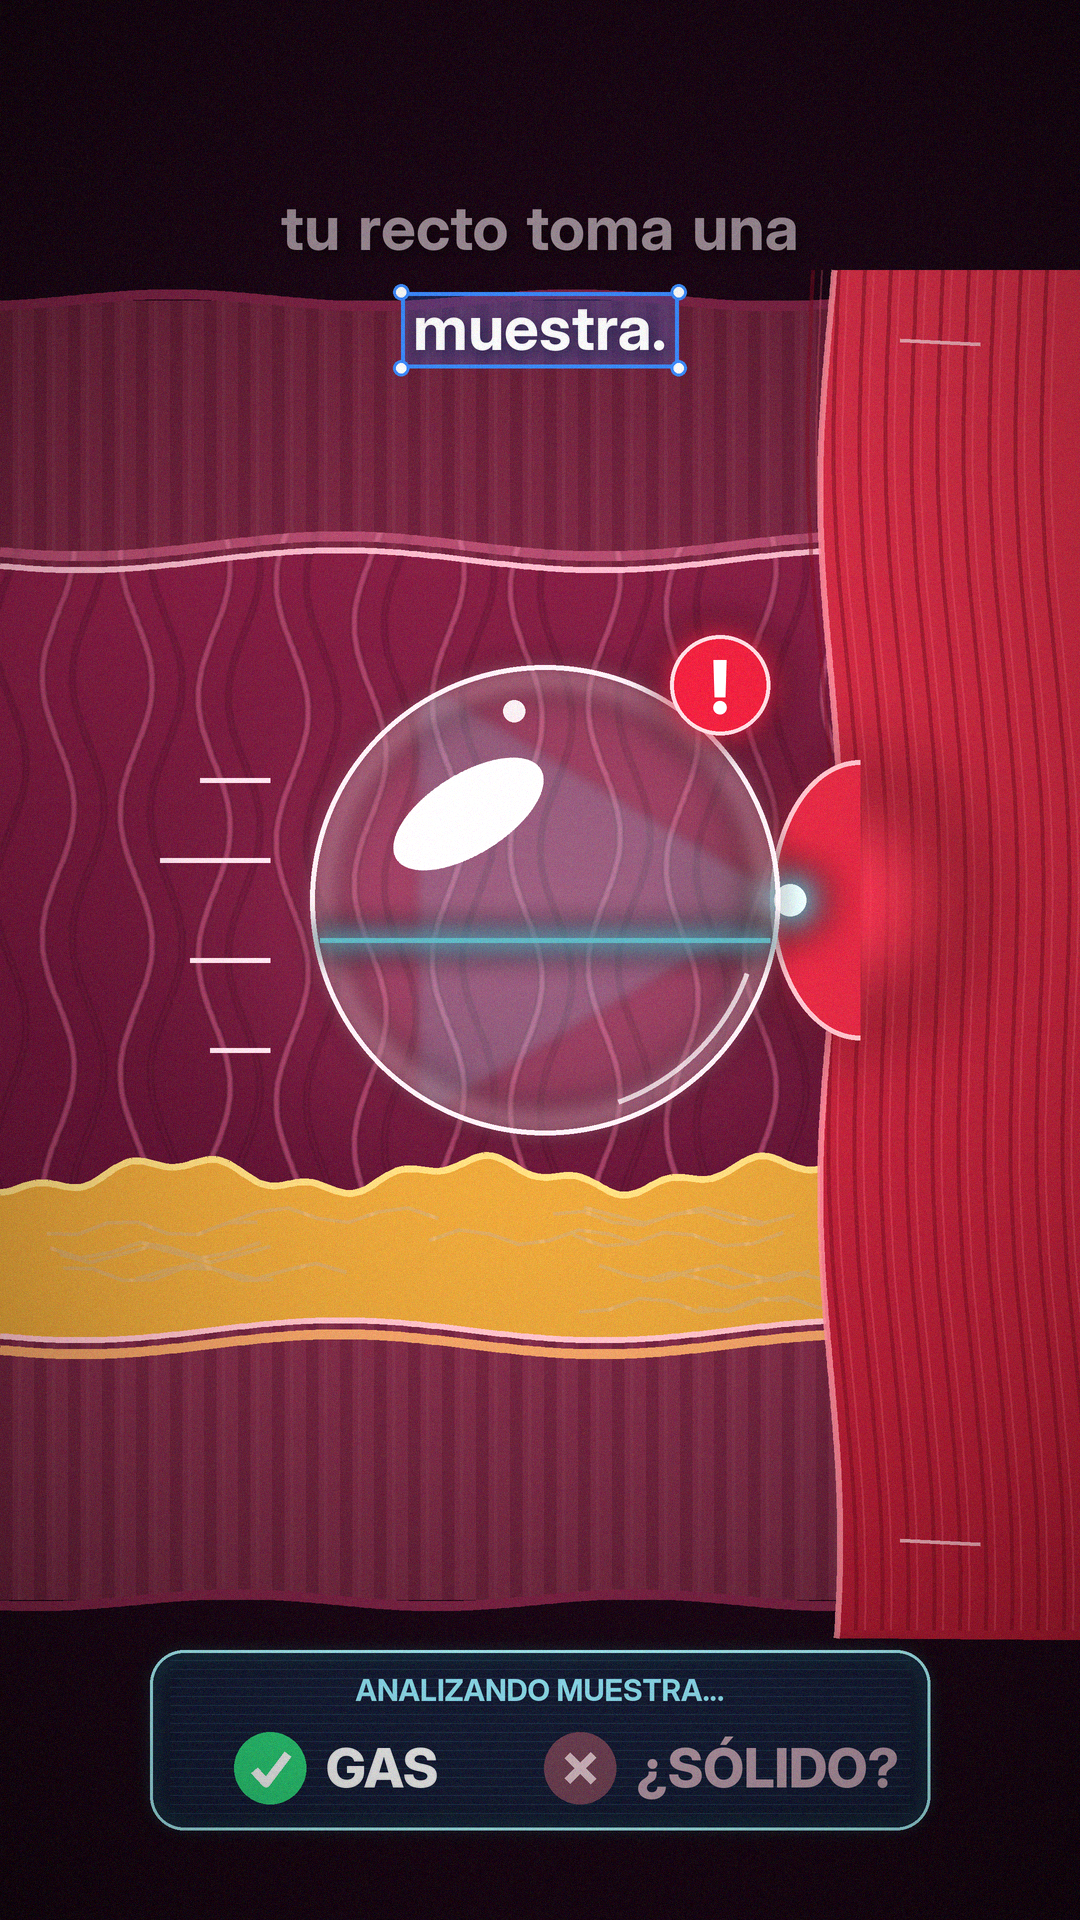

Reproduce this figure in Python.
import math, random, sys
import numpy as np
from PIL import Image, ImageDraw, ImageFilter, ImageFont, ImageChops

W, H = 1080, 1920
S = 2  # supersample
w, h = W * S, H * S
random.seed(7); np.random.seed(7)
FB = "/usr/share/fonts/opentype/inter/InterDisplay-Bold.otf"
FX = "/usr/share/fonts/opentype/inter/InterDisplay-ExtraBold.otf"

def rgba(hexs, a=255):
    hexs = hexs.lstrip('#'); return tuple(int(hexs[i:i+2], 16) for i in (0, 2, 4)) + (a,)

def vgrad(size, top, bot):
    ww, hh = size
    t = np.linspace(0, 1, hh)[:, None]
    a = np.array(top, float); b = np.array(bot, float)
    arr = (a + (b - a) * t[..., None]) * np.ones((hh, ww, 1))
    return Image.fromarray(arr.astype(np.uint8), 'RGBA' if len(top) == 4 else 'RGB')

def layer():
    return Image.new('RGBA', (w, h), (0, 0, 0, 0))

def wave(x, amp, per, ph):
    return amp * math.sin(x / per * 2 * math.pi + ph)

img = vgrad((w, h), rgba('#24091c'), rgba('#160612')).convert('RGBA')

# ---------- geometry ----------
TOP_A, TOP_B = 300 * S, 560 * S        # upper wall
BOT_A, BOT_B = 1330 * S, 1600 * S      # lower wall
SPH_X = 830 * S                        # sphincter left edge

# ---------- lumen (inner tube) ----------
lum = vgrad((w, BOT_A - TOP_B + 80 * S), rgba('#8e2148'), rgba('#5e1233'))
img.alpha_composite(lum, (0, TOP_B - 40 * S))
# soft light spot in lumen center
glow = layer(); gd = ImageDraw.Draw(glow)
gd.ellipse([150 * S, 650 * S, 900 * S, 1200 * S], fill=rgba('#c2456f', 90))
img.alpha_composite(glow.filter(ImageFilter.GaussianBlur(120 * S)))

# villi: wavy vertical lines
vil = layer(); vd = ImageDraw.Draw(vil)
for i, x0 in enumerate(range(-20 * S, SPH_X + 60 * S, 78 * S)):
    ph = random.random() * 6
    pts = [(x0 + wave(y, 16 * S, 260 * S, ph), y) for y in range(TOP_B - 40 * S, BOT_A + 40 * S, 6 * S)]
    vd.line(pts, fill=rgba('#c45a80', 150), width=7 * S, joint='curve')
    pts2 = [(x + 30 * S, y) for x, y in pts]
    vd.line(pts2, fill=rgba('#6a1638', 120), width=5 * S, joint='curve')
img.alpha_composite(vil.filter(ImageFilter.GaussianBlur(1.2 * S)))

# ---------- yellow food / mucus layer ----------
food = layer(); fd = ImageDraw.Draw(food)
top_edge = [(x, 1175 * S + wave(x, 14 * S, 300 * S, 1.0) + wave(x, 6 * S, 90 * S, 2)) for x in range(0, w + 8, 8)]
fd.polygon(top_edge + [(w, BOT_A + 30 * S), (0, BOT_A + 30 * S)], fill=rgba('#e3a23a'))
# marbling
for k in range(14):
    y = random.randint(1200, 1310) * S; x = random.randint(0, 800) * S
    fd.line([(x + j * 30 * S, y + wave(j * 30 * S, 8 * S, 120 * S, k)) for j in range(8)], fill=rgba('#f6cd6a', 200), width=4 * S, joint='curve')
fd.line(top_edge, fill=rgba('#f8d77d'), width=7 * S)
img.alpha_composite(food)

# ---------- muscle walls (striped) ----------
def wall(y0, y1, inner_y, inner_up):
    lay = layer(); d = ImageDraw.Draw(lay)
    edge = [(x, inner_y + wave(x, 10 * S, 520 * S, 0.6)) for x in range(0, w + 8, 8)]
    if inner_up:   # bottom wall: inner edge on top
        poly = edge + [(w, y1), (0, y1)]
    else:
        poly = [(0, y0), (w, y0)] + edge[::-1]
    mask = Image.new('L', (w, h), 0); ImageDraw.Draw(mask).polygon(poly, fill=255)
    base = vgrad((w, h), rgba('#d24a73'), rgba('#a8325a')) if not inner_up else vgrad((w, h), rgba('#b53a62'), rgba('#d6527a'))
    stripes = layer(); sd = ImageDraw.Draw(stripes)
    for x in range(0, w, 34 * S):
        sd.rectangle([x, 0, x + 12 * S, h], fill=rgba('#8f2449', 95))
        sd.rectangle([x + 18 * S, 0, x + 21 * S, h], fill=rgba('#ee7b9b', 60))
    base.alpha_composite(stripes)
    # shading toward outer edge
    shade = vgrad((w, h), (20, 4, 12, 150), (20, 4, 12, 0)) if not inner_up else vgrad((w, h), (20, 4, 12, 0), (20, 4, 12, 150))
    base.alpha_composite(shade)
    lay.paste(base, (0, 0), mask)
    d = ImageDraw.Draw(lay)
    d.line(edge, fill=rgba('#ffc2d2', 235), width=6 * S)          # bright inner rim
    d.line([(x, y + (14 * S if inner_up else -14 * S)) for x, y in edge], fill=rgba('#ff9db8', 90), width=10 * S)
    return lay

img.alpha_composite(wall(TOP_A, TOP_B, TOP_B, False))
img.alpha_composite(wall(BOT_A, BOT_B, BOT_A, True))
# dark mucosal ridge strip above the top wall (like reference)
dd = ImageDraw.Draw(img, 'RGBA')
dd.rectangle([0, 0, w, TOP_A], fill=rgba('#1c0716'))
dd.rectangle([0, BOT_B, w, h], fill=rgba('#1c0716'))
rim = layer(); rd = ImageDraw.Draw(rim)
rd.line([(x, TOP_A + wave(x, 6 * S, 400 * S, 2)) for x in range(0, w + 8, 8)], fill=rgba('#7d2445'), width=10 * S)
rd.line([(x, BOT_B + wave(x, 6 * S, 400 * S, 1)) for x in range(0, w + 8, 8)], fill=rgba('#7d2445'), width=10 * S)
img.alpha_composite(rim)

# ---------- sphincter (red ring muscle, right side) ----------
sph = layer(); sd = ImageDraw.Draw(sph)
left = [(SPH_X + wave(y, 10 * S, 700 * S, 0.3), y) for y in range(TOP_A - 30 * S, BOT_B + 40 * S, 8)]
sd.polygon(left + [(w + 10, BOT_B + 40 * S), (w + 10, TOP_A - 30 * S)], fill=rgba('#c4213a'))
sph_t = vgrad((w, h), rgba('#e5364f'), rgba('#a9182f'))
m = sph.split()[3]
sph2 = layer(); sph2.paste(sph_t, (0, 0), m)
sl_ = layer(); s2 = ImageDraw.Draw(sl_)
for i, x in enumerate(range(SPH_X, w, 26 * S)):
    pts = [(x + wave(y, 8 * S, 700 * S, 0.3) + (y - h / 2) * 0.03, y) for y in range(TOP_A - 30 * S, BOT_B + 40 * S, 10 * S)]
    s2.line(pts, fill=rgba('#7e0f22', 130), width=4 * S)
    s2.line([(a + 9 * S, b) for a, b in pts], fill=rgba('#ff6b7e', 70), width=2 * S)
for y in (TOP_A + 40 * S, BOT_B - 60 * S):   # little tendon bands
    s2.line([(SPH_X + 70 * S, y), (SPH_X + 150 * S, y + 4 * S)], fill=rgba('#ffd0d6', 200), width=4 * S)
s2.line(left, fill=rgba('#ff8f9e', 220), width=6 * S)
sph2.alpha_composite(sl_)
img.alpha_composite(sph2)
# closed "gate" bulge where bubble presses + red glow
gl = layer(); g2 = ImageDraw.Draw(gl)
g2.ellipse([SPH_X - 90 * S, 780 * S, SPH_X + 130 * S, 1020 * S], fill=rgba('#ff3a55', 200))
img.alpha_composite(gl.filter(ImageFilter.GaussianBlur(45 * S)))
bulge = layer(); b2 = ImageDraw.Draw(bulge)
b2.chord([SPH_X - 60 * S, 760 * S, SPH_X + 120 * S, 1040 * S], 90, 270, fill=rgba('#e02a44'))
b2.arc([SPH_X - 60 * S, 760 * S, SPH_X + 120 * S, 1040 * S], 90, 270, fill=rgba('#ffc0c9'), width=5 * S)
img.alpha_composite(bulge)

# ---------- scanner beam from sphincter to bubble ----------
BX, BY, BR = 545 * S, 900 * S, 235 * S
beam = layer(); bd = ImageDraw.Draw(beam)
src = (SPH_X - 40 * S, 900 * S)
bd.polygon([src, (BX - BR * 0.55, BY - BR * 0.95), (BX - BR * 0.55, BY + BR * 0.95)], fill=(80, 230, 255, 38))
for k in range(-7, 8):
    ty = BY + k * (BR * 0.95 / 7)
    bd.line([src, (BX - BR * 0.55, ty)], fill=(150, 240, 255, 55), width=2 * S)
bm = Image.new('L', (w, h), 0); ImageDraw.Draw(bm).ellipse([BX - BR, BY - BR, BX + BR, BY + BR], fill=255)
beam2 = layer(); beam2.paste(beam.filter(ImageFilter.GaussianBlur(6 * S)), (0, 0), bm)
img.alpha_composite(beam2)
# emitter eye
em = layer(); e2 = ImageDraw.Draw(em)
e2.ellipse([src[0] - 34 * S, src[1] - 34 * S, src[0] + 34 * S, src[1] + 34 * S], fill=(90, 235, 255, 255))
img.alpha_composite(em.filter(ImageFilter.GaussianBlur(18 * S)))
e3 = ImageDraw.Draw(img, 'RGBA')
e3.ellipse([src[0] - 16 * S, src[1] - 16 * S, src[0] + 16 * S, src[1] + 16 * S], fill=(235, 255, 255, 255))

# ---------- the gas bubble ----------
bub = layer(); bb = ImageDraw.Draw(bub)
bb.ellipse([BX - BR, BY - BR, BX + BR, BY + BR], fill=(255, 235, 242, 34))
img.alpha_composite(bub)
# inner rim glow (pinkish refraction ring)
ring = layer(); rr = ImageDraw.Draw(ring)
rr.ellipse([BX - BR, BY - BR, BX + BR, BY + BR], outline=(255, 210, 225, 150), width=26 * S)
img.alpha_composite(ring.filter(ImageFilter.GaussianBlur(14 * S)))
ring2 = layer(); r2 = ImageDraw.Draw(ring2)
r2.ellipse([BX - BR, BY - BR, BX + BR, BY + BR], outline=(255, 245, 250, 235), width=5 * S)
# horizontal scan line across bubble
r2.line([(BX - BR + 10 * S, BY + 40 * S), (BX + BR - 10 * S, BY + 40 * S)], fill=(150, 245, 255, 230), width=5 * S)
img.alpha_composite(ring2)
sl = layer(); ImageDraw.Draw(sl).line([(BX - BR, BY + 40 * S), (BX + BR, BY + 40 * S)], fill=(90, 235, 255, 255), width=24 * S)
mask = Image.new('L', (w, h), 0); ImageDraw.Draw(mask).ellipse([BX - BR, BY - BR, BX + BR, BY + BR], fill=255)
sl2 = layer(); sl2.paste(sl.filter(ImageFilter.GaussianBlur(14 * S)), (0, 0), mask)
img.alpha_composite(sl2)
# specular highlight
hl = layer(); hd = ImageDraw.Draw(hl)
hl_e = Image.new('RGBA', (170 * S, 80 * S), (0, 0, 0, 0))
ImageDraw.Draw(hl_e).ellipse([0, 0, 170 * S - 1, 80 * S - 1], fill=(255, 255, 255, 240))
hl_e = hl_e.rotate(32, expand=True, resample=Image.BICUBIC)
hl.alpha_composite(hl_e, (BX - 170 * S, BY - 165 * S))
hd.ellipse([BX - 42 * S, BY - 200 * S, BX - 20 * S, BY - 178 * S], fill=(255, 255, 255, 220))
img.alpha_composite(hl)
# rim reflection bottom-right
rf = layer(); ImageDraw.Draw(rf).arc([BX - BR + 18 * S, BY - BR + 18 * S, BX + BR - 18 * S, BY + BR - 18 * S], 20, 70, fill=(255, 255, 255, 170), width=5 * S)
img.alpha_composite(rf)
# motion dashes on left (moving toward exit)
md = ImageDraw.Draw(img, 'RGBA')
for dy, ln in ((-120, 70), (-40, 110), (60, 80), (150, 60)):
    x1 = BX - BR - 40 * S
    md.line([(x1 - ln * S, BY + dy * S), (x1, BY + dy * S)], fill=(255, 225, 235, 200), width=5 * S)

# ---------- alert "!" badge above bubble ----------
ax, ay, ar = BX + 175 * S, BY - 215 * S, 50 * S
ab = layer(); a2 = ImageDraw.Draw(ab)
a2.ellipse([ax - ar - 14 * S, ay - ar - 14 * S, ax + ar + 14 * S, ay + ar + 14 * S], fill=(255, 40, 70, 160))
img.alpha_composite(ab.filter(ImageFilter.GaussianBlur(16 * S)))
a3 = ImageDraw.Draw(img, 'RGBA')
a3.ellipse([ax - ar, ay - ar, ax + ar, ay + ar], fill=rgba('#e8213e'), outline=rgba('#ffd5db'), width=4 * S)
fbang = ImageFont.truetype(FX, 74 * S)
a3.text((ax, ay + 2 * S), "!", font=fbang, fill='white', anchor='mm')

# ---------- holographic analysis panel ----------
PX0, PY0, PX1, PY1 = 150 * S, 1650 * S, 930 * S, 1830 * S
pan = layer(); p2 = ImageDraw.Draw(pan)
p2.rounded_rectangle([PX0, PY0, PX1, PY1], 34 * S, fill=(20, 40, 70, 175))
img.alpha_composite(pan)
pg = layer(); ImageDraw.Draw(pg).rounded_rectangle([PX0, PY0, PX1, PY1], 34 * S, outline=(90, 230, 255, 255), width=8 * S)
img.alpha_composite(pg.filter(ImageFilter.GaussianBlur(10 * S)))
p3 = ImageDraw.Draw(img, 'RGBA')
p3.rounded_rectangle([PX0, PY0, PX1, PY1], 34 * S, outline=(170, 245, 255, 255), width=3 * S)
scn = layer(); sc_ = ImageDraw.Draw(scn)
for yy in range(PY0 + 10 * S, PY1 - 10 * S, 9 * S):  # scanlines
    sc_.line([(PX0 + 20 * S, yy), (PX1 - 20 * S, yy)], fill=(120, 220, 255, 30), width=1 * S)
img.alpha_composite(scn)
fl = ImageFont.truetype(FB, 30 * S); fv = ImageFont.truetype(FX, 54 * S)
p3.text(((PX0 + PX1) / 2, PY0 + 40 * S), "ANALIZANDO MUESTRA...", font=fl, fill=(150, 235, 255, 255), anchor='mm')
# left result: GAS + check
cx1, cy = PX0 + 120 * S, PY0 + 118 * S
p3.ellipse([cx1 - 36 * S, cy - 36 * S, cx1 + 36 * S, cy + 36 * S], fill=rgba('#2ed37a'))
p3.line([(cx1 - 16 * S, cy + 2 * S), (cx1 - 4 * S, cy + 15 * S), (cx1 + 18 * S, cy - 14 * S)], fill='white', width=9 * S, joint='curve')
p3.text((cx1 + 56 * S, cy), "GAS", font=fv, fill='white', anchor='lm')
# right result: ¿SÓLIDO? + X (dim)
cx2 = PX0 + 430 * S
p3.ellipse([cx2 - 36 * S, cy - 36 * S, cx2 + 36 * S, cy + 36 * S], fill=(120, 70, 90, 255))
p3.line([(cx2 - 13 * S, cy - 13 * S), (cx2 + 13 * S, cy + 13 * S)], fill=(230, 200, 210, 255), width=8 * S)
p3.line([(cx2 + 13 * S, cy - 13 * S), (cx2 - 13 * S, cy + 13 * S)], fill=(230, 200, 210, 255), width=8 * S)
p3.text((cx2 + 56 * S, cy), "¿SÓLIDO?", font=fv, fill=(190, 160, 175, 255), anchor='lm')

# ---------- caption (reference style) ----------
fc = ImageFont.truetype(FB, 62 * S)
cap = ImageDraw.Draw(img, 'RGBA')
line1 = [("tu", 'dim'), ("recto", 'dim'), ("toma", 'dim'), ("una", 'dim')]
line2 = [("muestra.", 'box')]
def draw_line(words, y):
    sp = 18 * S
    widths = [cap.textlength(t, font=fc) for t, _ in words]
    total = sum(widths) + sp * (len(words) - 1)
    x = (w - total) / 2
    for (t, st), wd in zip(words, widths):
        if st == 'box':
            pad = 12 * S
            sh = layer(); ImageDraw.Draw(sh).text((x + 3 * S, y + 5 * S), t, font=fc, fill=(0, 0, 0, 150), anchor='ls')
            img.alpha_composite(sh.filter(ImageFilter.GaussianBlur(6 * S)))
            box = [x - pad, y - 58 * S, x + wd + pad, y + 18 * S]
            bxl = layer(); ImageDraw.Draw(bxl).rectangle(box, fill=(40, 110, 230, 70))
            img.alpha_composite(bxl)
            cap.rectangle(box, outline=rgba('#3d8bff'), width=4 * S)
            for cx, cy2 in ((box[0], box[1]), (box[2], box[1]), (box[0], box[3]), (box[2], box[3])):
                cap.ellipse([cx - 8 * S, cy2 - 8 * S, cx + 8 * S, cy2 + 8 * S], fill='white', outline=rgba('#3d8bff'), width=3 * S)
            cap.text((x, y), t, font=fc, fill='white', anchor='ls')
        else:
            sh = layer(); ImageDraw.Draw(sh).text((x + 3 * S, y + 5 * S), t, font=fc, fill=(0, 0, 0, 120), anchor='ls')
            img.alpha_composite(sh.filter(ImageFilter.GaussianBlur(6 * S)))
            tl = layer(); ImageDraw.Draw(tl).text((x, y), t, font=fc, fill=(222, 205, 214, 175), anchor='ls'); img.alpha_composite(tl)
        x += wd + sp
draw_line(line1, 250 * S)
draw_line(line2, 350 * S)

# ---------- finish: downsample, vignette, grain ----------
out = img.convert('RGB').resize((W, H), Image.LANCZOS)
arr = np.asarray(out).astype(np.float32)
yy, xx = np.mgrid[0:H, 0:W]
d = np.sqrt(((xx - W / 2) / (W * 0.75)) ** 2 + ((yy - H * 0.47) / (H * 0.62)) ** 2)
arr *= np.clip(1.08 - 0.45 * d ** 2, 0.45, 1.05)[..., None]
arr += np.random.normal(0, 5.5, arr.shape)
out = Image.fromarray(np.clip(arr, 0, 255).astype(np.uint8))
out.save(sys.argv[1])
print("ok", out.size)
